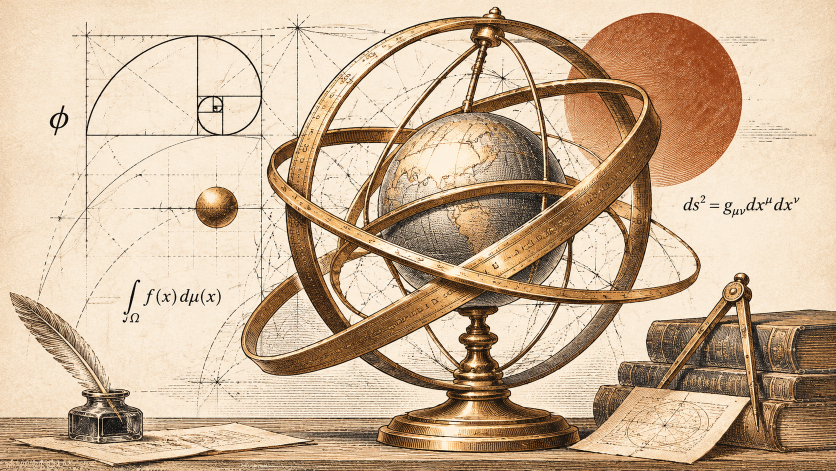
#> input picture assets/editorial-source/epistemic_hero.png, 1672 x 941 px (shown at 1/2 size); its folder holds 3 pictures in this run
$ python process-editorial-art.py
#> lines starting #> are read from the running program, lines starting #| are printed output that depends on the picture
#!/usr/bin/env python3
"""Make uncropped, aspect-preserving review WebPs from the owner-supplied originals.

Requires Pillow with WebP support. Originals are never modified. Each width is
bounded by the source width; generated files are deterministic for a given
Pillow/libwebp build. Run from any directory.
"""
from pathlib import Path
from PIL import Image, ImageOps

ROOT = Path(__file__).resolve().parent.parent
SOURCE = ROOT / 'assets' / 'editorial-source'
OUTPUT = ROOT / 'assets' / 'editorial-art'
SIZES = {
    'epistemic_hero': (640, 960, 1400, 1672),
    'epistemic_probability_v2': (320, 592),
    'epistemic_decision_v2': (400, 775),
    'epistemic_volume_1_cover': (256, 512, 1024),
}

OUTPUT.mkdir(parents=True, exist_ok=True)
for name, widths in SIZES.items():
    with Image.open(SOURCE / f'{name}.png') as raw:
#> raw is the input picture: PIL image 1672x941 RGB; mean R, G, B 204.3, 179.5, 152.1
        image = ImageOps.exif_transpose(raw).convert('RGB')
        for width in widths:
            if width > image.width:
                raise ValueError(f'{name}: cannot upscale {width} from {image.width}')
            height = round(image.height * width / image.width)
            resized = image if width == image.width else image.resize((width, height), Image.Resampling.LANCZOS)
            target = OUTPUT / f'{name}-{width}.webp'
            resized.save(target, 'WEBP', quality=84, method=6)
            print(f'{target.relative_to(ROOT)}: {width}x{height}, {target.stat().st_size} bytes')
#> this loop made 4 passes
#> pass 1, `resized = image if width == image.width else image.resize((width, heig..`:
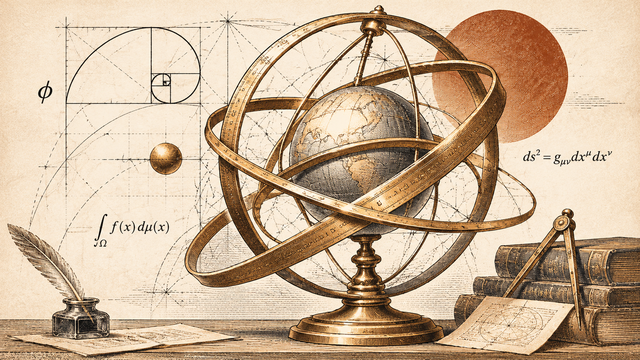
#> resized: PIL image 640x360 RGB; mean R, G, B 204.2, 179.4, 152.1
#> pass 2, `resized = image if width == image.width else image.resize((width, heig..`:
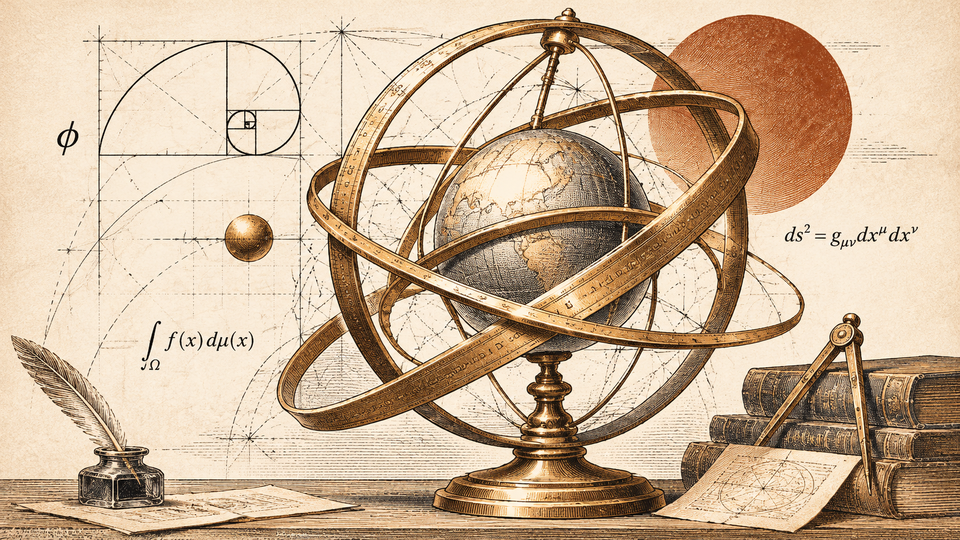
#> resized: PIL image 960x540 RGB; mean R, G, B 204.2, 179.4, 152.1
#> pass 3, `resized = image if width == image.width else image.resize((width, heig..`:
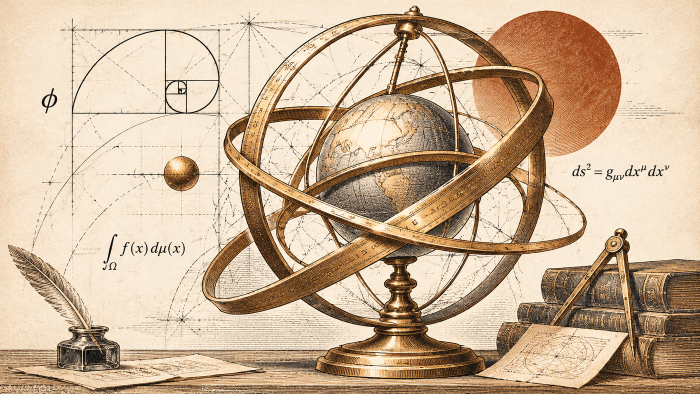
#> resized: PIL image 1400x788 RGB (shown at 1/2 size); mean R, G, B 204.2, 179.4, 152.1
#> pass 3 of the loop `for name, widths in SIZES.items():`:
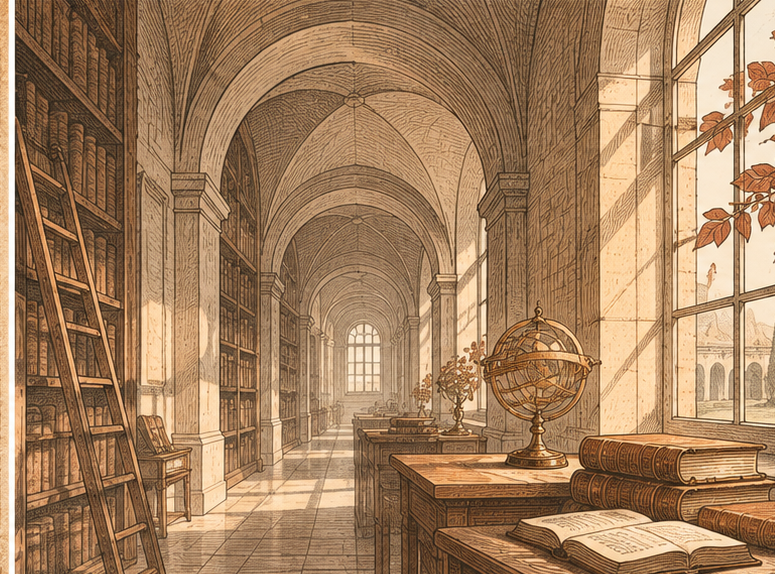
#> input picture assets/editorial-source/epistemic_decision_v2.png, 775 x 574 px
#> raw is the input picture: PIL image 775x574 RGB; mean R, G, B 163.1, 127.5, 93.4
#> the loop `for width in widths:` made 2 passes
#| assets/editorial-art/epistemic_decision_v2-400.webp: 400x296, 39306 bytes
#| assets/editorial-art/epistemic_decision_v2-775.webp: 775x574, 147098 bytes
#> pass 1, `resized = image if width == image.width else image.resize((width, heig..`:
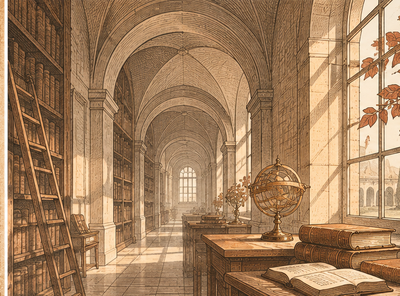
#> resized: PIL image 400x296 RGB; mean R, G, B 163.1, 127.5, 93.4
#> (the run stopped early here; a loop or call above may not have finished)
